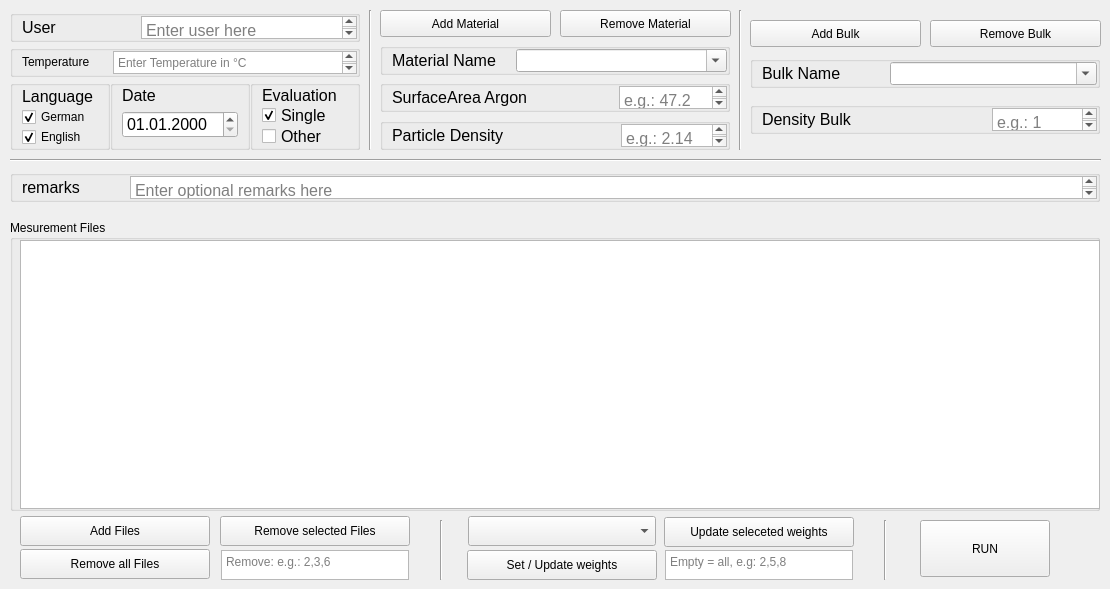
    <widget class="QWidget" name="Tab_referenceMesurement">
     <attribute name="title">
      <string>Calibration line (AcomArea)</string>
     </attribute>
     <widget class="QGroupBox" name="groupBox_temperature">
      <property name="geometry">
       <rect>
        <x>10</x>
        <y>45</y>
        <width>350</width>
        <height>32</height>
       </rect>
      </property>
      <property name="title">
       <string/>
      </property>
      <layout class="QHBoxLayout" name="horizontalLayout_4">
       <property name="spacing">
        <number>10</number>
       </property>
       <property name="topMargin">
        <number>0</number>
       </property>
       <property name="rightMargin">
        <number>0</number>
       </property>
       <property name="bottomMargin">
        <number>0</number>
       </property>
       <item>
        <widget class="QLabel" name="label_temperature">
         <property name="sizePolicy">
          <sizepolicy hsizetype="Fixed" vsizetype="Fixed">
           <horstretch>0</horstretch>
           <verstretch>0</verstretch>
          </sizepolicy>
         </property>
         <property name="text">
          <string>Temperature </string>
         </property>
        </widget>
       </item>
       <item>
        <spacer name="horizontalSpacer_temperature">
         <property name="orientation">
          <enum>Qt::Horizontal</enum>
         </property>
         <property name="sizeType">
          <enum>QSizePolicy::Fixed</enum>
         </property>
         <property name="sizeHint" stdset="0">
          <size>
           <width>10</width>
           <height>20</height>
          </size>
         </property>
        </spacer>
       </item>
       <item>
        <widget class="QPlainTextEdit" name="plainTextEdit_temperature">
         <property name="placeholderText">
          <string>Enter Temperature in °C</string>
         </property>
        </widget>
       </item>
      </layout>
     </widget>
     <widget class="QGroupBox" name="groupBox_user">
      <property name="geometry">
       <rect>
        <x>10</x>
        <y>10</y>
        <width>350</width>
        <height>32</height>
       </rect>
      </property>
      <property name="font">
       <font>
        <pointsize>12</pointsize>
       </font>
      </property>
      <property name="title">
       <string/>
      </property>
      <property name="flat">
       <bool>false</bool>
      </property>
      <property name="checkable">
       <bool>false</bool>
      </property>
      <layout class="QHBoxLayout" name="horizontalLayout">
       <property name="spacing">
        <number>10</number>
       </property>
       <property name="topMargin">
        <number>0</number>
       </property>
       <property name="rightMargin">
        <number>0</number>
       </property>
       <property name="bottomMargin">
        <number>0</number>
       </property>
       <item>
        <widget class="QLabel" name="label_user">
         <property name="enabled">
          <bool>true</bool>
         </property>
         <property name="sizePolicy">
          <sizepolicy hsizetype="Preferred" vsizetype="Preferred">
           <horstretch>0</horstretch>
           <verstretch>0</verstretch>
          </sizepolicy>
         </property>
         <property name="text">
          <string>User</string>
         </property>
        </widget>
       </item>
       <item>
        <spacer name="horizontalSpacer_user">
         <property name="orientation">
          <enum>Qt::Horizontal</enum>
         </property>
         <property name="sizeType">
          <enum>QSizePolicy::Fixed</enum>
         </property>
         <property name="sizeHint" stdset="0">
          <size>
           <width>74</width>
           <height>74</height>
          </size>
         </property>
        </spacer>
       </item>
       <item>
        <widget class="QPlainTextEdit" name="plainTextEdit_user">
         <property name="frameShape">
          <enum>QFrame::StyledPanel</enum>
         </property>
         <property name="verticalScrollBarPolicy">
          <enum>Qt::ScrollBarAsNeeded</enum>
         </property>
         <property name="horizontalScrollBarPolicy">
          <enum>Qt::ScrollBarAsNeeded</enum>
         </property>
         <property name="sizeAdjustPolicy">
          <enum>QAbstractScrollArea::AdjustToContents</enum>
         </property>
         <property name="placeholderText">
          <string>Enter user here</string>
         </property>
        </widget>
       </item>
      </layout>
     </widget>
     <widget class="QGroupBox" name="groupBox_language">
      <property name="geometry">
       <rect>
        <x>10</x>
        <y>80</y>
        <width>100</width>
        <height>70</height>
       </rect>
      </property>
      <property name="title">
       <string/>
      </property>
      <layout class="QVBoxLayout" name="verticalLayout">
       <property name="spacing">
        <number>0</number>
       </property>
       <property name="topMargin">
        <number>0</number>
       </property>
       <property name="bottomMargin">
        <number>0</number>
       </property>
       <item>
        <widget class="QLabel" name="label_language">
         <property name="font">
          <font>
           <pointsize>12</pointsize>
          </font>
         </property>
         <property name="text">
          <string>Language</string>
         </property>
        </widget>
       </item>
       <item>
        <widget class="QCheckBox" name="checkBox_language_german">
         <property name="text">
          <string>German</string>
         </property>
         <property name="iconSize">
          <size>
           <width>16</width>
           <height>16</height>
          </size>
         </property>
         <property name="checked">
          <bool>true</bool>
         </property>
         <property name="tristate">
          <bool>false</bool>
         </property>
        </widget>
       </item>
       <item>
        <widget class="QCheckBox" name="checkBox_language_english">
         <property name="text">
          <string>English</string>
         </property>
         <property name="checked">
          <bool>true</bool>
         </property>
        </widget>
       </item>
      </layout>
     </widget>
     <widget class="QGroupBox" name="groupBox_dateTime">
      <property name="enabled">
       <bool>true</bool>
      </property>
      <property name="geometry">
       <rect>
        <x>110</x>
        <y>80</y>
        <width>140</width>
        <height>70</height>
       </rect>
      </property>
      <property name="font">
       <font>
        <pointsize>12</pointsize>
       </font>
      </property>
      <property name="title">
       <string/>
      </property>
      <layout class="QVBoxLayout" name="verticalLayout_2">
       <property name="topMargin">
        <number>0</number>
       </property>
       <property name="bottomMargin">
        <number>9</number>
       </property>
       <item>
        <widget class="QLabel" name="label_dateTime">
         <property name="text">
          <string>Date</string>
         </property>
        </widget>
       </item>
       <item>
        <widget class="QDateTimeEdit" name="dateTimeEdit_dateTime">
         <property name="sizePolicy">
          <sizepolicy hsizetype="Preferred" vsizetype="Preferred">
           <horstretch>0</horstretch>
           <verstretch>0</verstretch>
          </sizepolicy>
         </property>
         <property name="displayFormat">
          <string>dd.MM.yyyy</string>
         </property>
        </widget>
       </item>
      </layout>
     </widget>
     <widget class="QGroupBox" name="groupBox_materialName">
      <property name="geometry">
       <rect>
        <x>380</x>
        <y>43</y>
        <width>350</width>
        <height>32</height>
       </rect>
      </property>
      <property name="font">
       <font>
        <pointsize>12</pointsize>
       </font>
      </property>
      <property name="title">
       <string/>
      </property>
      <property name="flat">
       <bool>false</bool>
      </property>
      <property name="checkable">
       <bool>false</bool>
      </property>
      <layout class="QHBoxLayout" name="horizontalLayout_5">
       <property name="spacing">
        <number>0</number>
       </property>
       <property name="topMargin">
        <number>0</number>
       </property>
       <property name="rightMargin">
        <number>0</number>
       </property>
       <property name="bottomMargin">
        <number>0</number>
       </property>
       <item>
        <widget class="QLabel" name="label_materialName">
         <property name="text">
          <string>Material Name</string>
         </property>
        </widget>
       </item>
       <item>
        <spacer name="horizontalSpacer_materialName">
         <property name="orientation">
          <enum>Qt::Horizontal</enum>
         </property>
         <property name="sizeType">
          <enum>QSizePolicy::Fixed</enum>
         </property>
         <property name="sizeHint" stdset="0">
          <size>
           <width>20</width>
           <height>20</height>
          </size>
         </property>
        </spacer>
       </item>
       <item>
        <widget class="QComboBox" name="comboBox_materialName">
         <property name="sizePolicy">
          <sizepolicy hsizetype="Expanding" vsizetype="Expanding">
           <horstretch>0</horstretch>
           <verstretch>0</verstretch>
          </sizepolicy>
         </property>
         <property name="minimumSize">
          <size>
           <width>0</width>
           <height>0</height>
          </size>
         </property>
         <property name="autoFillBackground">
          <bool>false</bool>
         </property>
         <property name="editable">
          <bool>true</bool>
         </property>
         <property name="maxVisibleItems">
          <number>10</number>
         </property>
         <property name="frame">
          <bool>true</bool>
         </property>
        </widget>
       </item>
      </layout>
     </widget>
     <widget class="QGroupBox" name="groupBox_evaluation">
      <property name="geometry">
       <rect>
        <x>250</x>
        <y>80</y>
        <width>110</width>
        <height>70</height>
       </rect>
      </property>
      <property name="font">
       <font>
        <pointsize>12</pointsize>
       </font>
      </property>
      <property name="title">
       <string/>
      </property>
      <property name="flat">
       <bool>false</bool>
      </property>
      <property name="checkable">
       <bool>false</bool>
      </property>
      <layout class="QVBoxLayout" name="verticalLayout_3">
       <property name="spacing">
        <number>0</number>
       </property>
       <property name="topMargin">
        <number>0</number>
       </property>
       <property name="bottomMargin">
        <number>0</number>
       </property>
       <item>
        <widget class="QLabel" name="label_evaluation">
         <property name="text">
          <string>Evaluation</string>
         </property>
        </widget>
       </item>
       <item>
        <widget class="QCheckBox" name="checkBox_evaluation_single">
         <property name="text">
          <string>Single</string>
         </property>
         <property name="checked">
          <bool>true</bool>
         </property>
        </widget>
       </item>
       <item>
        <widget class="QCheckBox" name="checkBox_evaluation_other">
         <property name="text">
          <string>Other</string>
         </property>
        </widget>
       </item>
      </layout>
     </widget>
     <widget class="QGroupBox" name="groupBox_bulkName">
      <property name="geometry">
       <rect>
        <x>750</x>
        <y>56</y>
        <width>350</width>
        <height>32</height>
       </rect>
      </property>
      <property name="font">
       <font>
        <pointsize>12</pointsize>
       </font>
      </property>
      <property name="title">
       <string/>
      </property>
      <property name="flat">
       <bool>false</bool>
      </property>
      <property name="checkable">
       <bool>false</bool>
      </property>
      <layout class="QHBoxLayout" name="horizontalLayout_6">
       <property name="spacing">
        <number>0</number>
       </property>
       <property name="topMargin">
        <number>0</number>
       </property>
       <property name="rightMargin">
        <number>0</number>
       </property>
       <property name="bottomMargin">
        <number>0</number>
       </property>
       <item>
        <widget class="QLabel" name="label_bulkName">
         <property name="text">
          <string>Bulk Name</string>
         </property>
        </widget>
       </item>
       <item>
        <spacer name="horizontalSpacer_bulkName">
         <property name="orientation">
          <enum>Qt::Horizontal</enum>
         </property>
         <property name="sizeType">
          <enum>QSizePolicy::Fixed</enum>
         </property>
         <property name="sizeHint" stdset="0">
          <size>
           <width>49</width>
           <height>20</height>
          </size>
         </property>
        </spacer>
       </item>
       <item>
        <widget class="QComboBox" name="comboBox_bulkName">
         <property name="sizePolicy">
          <sizepolicy hsizetype="Expanding" vsizetype="Expanding">
           <horstretch>0</horstretch>
           <verstretch>0</verstretch>
          </sizepolicy>
         </property>
         <property name="minimumSize">
          <size>
           <width>0</width>
           <height>0</height>
          </size>
         </property>
         <property name="autoFillBackground">
          <bool>false</bool>
         </property>
         <property name="editable">
          <bool>true</bool>
         </property>
         <property name="maxVisibleItems">
          <number>10</number>
         </property>
         <property name="frame">
          <bool>true</bool>
         </property>
        </widget>
       </item>
      </layout>
     </widget>
     <widget class="QGroupBox" name="groupBox_remarks">
      <property name="geometry">
       <rect>
        <x>10</x>
        <y>170</y>
        <width>1090</width>
        <height>32</height>
       </rect>
      </property>
      <property name="font">
       <font>
        <pointsize>12</pointsize>
       </font>
      </property>
      <property name="title">
       <string/>
      </property>
      <property name="flat">
       <bool>false</bool>
      </property>
      <property name="checkable">
       <bool>false</bool>
      </property>
      <layout class="QHBoxLayout" name="horizontalLayout_8">
       <property name="topMargin">
        <number>0</number>
       </property>
       <property name="rightMargin">
        <number>0</number>
       </property>
       <property name="bottomMargin">
        <number>0</number>
       </property>
       <item>
        <widget class="QLabel" name="label_remarks">
         <property name="text">
          <string>remarks</string>
         </property>
        </widget>
       </item>
       <item>
        <spacer name="horizontalSpacer_remarks">
         <property name="orientation">
          <enum>Qt::Horizontal</enum>
         </property>
         <property name="sizeType">
          <enum>QSizePolicy::Fixed</enum>
         </property>
         <property name="sizeHint" stdset="0">
          <size>
           <width>44</width>
           <height>20</height>
          </size>
         </property>
        </spacer>
       </item>
       <item>
        <widget class="QPlainTextEdit" name="plainTextEdit_remarks">
         <property name="toolTip">
          <string>E.g. single</string>
         </property>
         <property name="frameShape">
          <enum>QFrame::StyledPanel</enum>
         </property>
         <property name="verticalScrollBarPolicy">
          <enum>Qt::ScrollBarAsNeeded</enum>
         </property>
         <property name="horizontalScrollBarPolicy">
          <enum>Qt::ScrollBarAsNeeded</enum>
         </property>
         <property name="sizeAdjustPolicy">
          <enum>QAbstractScrollArea::AdjustToContents</enum>
         </property>
         <property name="placeholderText">
          <string>Enter optional remarks here</string>
         </property>
        </widget>
       </item>
      </layout>
     </widget>
     <widget class="QGroupBox" name="groupBox_surfaceArea_Argon">
      <property name="geometry">
       <rect>
        <x>380</x>
        <y>80</y>
        <width>350</width>
        <height>32</height>
       </rect>
      </property>
      <property name="font">
       <font>
        <pointsize>12</pointsize>
       </font>
      </property>
      <property name="title">
       <string/>
      </property>
      <property name="flat">
       <bool>false</bool>
      </property>
      <property name="checkable">
       <bool>false</bool>
      </property>
      <layout class="QHBoxLayout" name="horizontalLayout_2">
       <property name="topMargin">
        <number>0</number>
       </property>
       <property name="rightMargin">
        <number>0</number>
       </property>
       <property name="bottomMargin">
        <number>0</number>
       </property>
       <item>
        <widget class="QLabel" name="label_surfaceArea_Argon">
         <property name="text">
          <string>SurfaceArea Argon</string>
         </property>
        </widget>
       </item>
       <item>
        <spacer name="horizontalSpacersurfaceArea_Argon">
         <property name="orientation">
          <enum>Qt::Horizontal</enum>
         </property>
         <property name="sizeType">
          <enum>QSizePolicy::Fixed</enum>
         </property>
         <property name="sizeHint" stdset="0">
          <size>
           <width>85</width>
           <height>20</height>
          </size>
         </property>
        </spacer>
       </item>
       <item>
        <widget class="QPlainTextEdit" name="plainTextEdit_surfaceArea_Argon">
         <property name="sizePolicy">
          <sizepolicy hsizetype="Expanding" vsizetype="Expanding">
           <horstretch>0</horstretch>
           <verstretch>0</verstretch>
          </sizepolicy>
         </property>
         <property name="frameShape">
          <enum>QFrame::StyledPanel</enum>
         </property>
         <property name="verticalScrollBarPolicy">
          <enum>Qt::ScrollBarAsNeeded</enum>
         </property>
         <property name="horizontalScrollBarPolicy">
          <enum>Qt::ScrollBarAsNeeded</enum>
         </property>
         <property name="sizeAdjustPolicy">
          <enum>QAbstractScrollArea::AdjustToContents</enum>
         </property>
         <property name="placeholderText">
          <string>e.g.: 47.2</string>
         </property>
        </widget>
       </item>
      </layout>
     </widget>
     <widget class="QGroupBox" name="groupBox_densityBulk">
      <property name="geometry">
       <rect>
        <x>750</x>
        <y>102</y>
        <width>350</width>
        <height>32</height>
       </rect>
      </property>
      <property name="font">
       <font>
        <pointsize>12</pointsize>
       </font>
      </property>
      <property name="title">
       <string/>
      </property>
      <property name="flat">
       <bool>false</bool>
      </property>
      <property name="checkable">
       <bool>false</bool>
      </property>
      <layout class="QHBoxLayout" name="horizontalLayout_7">
       <property name="spacing">
        <number>0</number>
       </property>
       <property name="topMargin">
        <number>0</number>
       </property>
       <property name="rightMargin">
        <number>0</number>
       </property>
       <property name="bottomMargin">
        <number>0</number>
       </property>
       <item>
        <widget class="QLabel" name="label_densityBulk">
         <property name="text">
          <string>Density Bulk</string>
         </property>
        </widget>
       </item>
       <item>
        <spacer name="horizontalSpacer_densityBulk">
         <property name="orientation">
          <enum>Qt::Horizontal</enum>
         </property>
         <property name="sizeType">
          <enum>QSizePolicy::Fixed</enum>
         </property>
         <property name="sizeHint" stdset="0">
          <size>
           <width>140</width>
           <height>20</height>
          </size>
         </property>
        </spacer>
       </item>
       <item>
        <widget class="QPlainTextEdit" name="plainTextEdit_densityBulk">
         <property name="frameShape">
          <enum>QFrame::StyledPanel</enum>
         </property>
         <property name="verticalScrollBarPolicy">
          <enum>Qt::ScrollBarAsNeeded</enum>
         </property>
         <property name="horizontalScrollBarPolicy">
          <enum>Qt::ScrollBarAsNeeded</enum>
         </property>
         <property name="sizeAdjustPolicy">
          <enum>QAbstractScrollArea::AdjustToContents</enum>
         </property>
         <property name="placeholderText">
          <string>e.g.: 1</string>
         </property>
        </widget>
       </item>
      </layout>
     </widget>
     <widget class="QGroupBox" name="groupBox_mesurementFiles">
      <property name="geometry">
       <rect>
        <x>10</x>
        <y>220</y>
        <width>1090</width>
        <height>291</height>
       </rect>
      </property>
      <property name="sizePolicy">
       <sizepolicy hsizetype="Preferred" vsizetype="Preferred">
        <horstretch>0</horstretch>
        <verstretch>0</verstretch>
       </sizepolicy>
      </property>
      <property name="title">
       <string>Mesurement Files</string>
      </property>
      <widget class="QTableView" name="tableView_mesurementFiles">
       <property name="geometry">
        <rect>
         <x>10</x>
         <y>20</y>
         <width>1080</width>
         <height>269</height>
        </rect>
       </property>
       <property name="font">
        <font>
         <pointsize>12</pointsize>
        </font>
       </property>
       <property name="sizeAdjustPolicy">
        <enum>QAbstractScrollArea::AdjustToContents</enum>
       </property>
       <property name="wordWrap">
        <bool>true</bool>
       </property>
      </widget>
     </widget>
     <widget class="Line" name="line_2">
      <property name="geometry">
       <rect>
        <x>360</x>
        <y>10</y>
        <width>20</width>
        <height>140</height>
       </rect>
      </property>
      <property name="orientation">
       <enum>Qt::Vertical</enum>
      </property>
     </widget>
     <widget class="Line" name="line_4">
      <property name="geometry">
       <rect>
        <x>10</x>
        <y>150</y>
        <width>1091</width>
        <height>20</height>
       </rect>
      </property>
      <property name="orientation">
       <enum>Qt::Horizontal</enum>
      </property>
     </widget>
     <widget class="QPushButton" name="pushButton_AddMesurementFiles">
      <property name="geometry">
       <rect>
        <x>20</x>
        <y>516</y>
        <width>190</width>
        <height>30</height>
       </rect>
      </property>
      <property name="text">
       <string>Add Files</string>
      </property>
     </widget>
     <widget class="QPushButton" name="pushButton_RemoveAllMesurementFiles">
      <property name="geometry">
       <rect>
        <x>20</x>
        <y>549</y>
        <width>190</width>
        <height>30</height>
       </rect>
      </property>
      <property name="text">
       <string>Remove all Files</string>
      </property>
     </widget>
     <widget class="QPushButton" name="pushButton_run_MeasurementFile">
      <property name="geometry">
       <rect>
        <x>920</x>
        <y>520</y>
        <width>130</width>
        <height>57</height>
       </rect>
      </property>
      <property name="text">
       <string>RUN</string>
      </property>
     </widget>
     <widget class="QGroupBox" name="groupBox_particleDensity">
      <property name="geometry">
       <rect>
        <x>380</x>
        <y>118</y>
        <width>350</width>
        <height>32</height>
       </rect>
      </property>
      <property name="font">
       <font>
        <pointsize>12</pointsize>
       </font>
      </property>
      <property name="title">
       <string/>
      </property>
      <property name="flat">
       <bool>false</bool>
      </property>
      <property name="checkable">
       <bool>false</bool>
      </property>
      <layout class="QHBoxLayout" name="horizontalLayout_3">
       <property name="topMargin">
        <number>0</number>
       </property>
       <property name="rightMargin">
        <number>0</number>
       </property>
       <property name="bottomMargin">
        <number>0</number>
       </property>
       <item>
        <widget class="QLabel" name="label_particleDensity">
         <property name="text">
          <string>Particle Density</string>
         </property>
        </widget>
       </item>
       <item>
        <spacer name="horizontalSpacer_particleDensity">
         <property name="orientation">
          <enum>Qt::Horizontal</enum>
         </property>
         <property name="sizeType">
          <enum>QSizePolicy::Fixed</enum>
         </property>
         <property name="sizeHint" stdset="0">
          <size>
           <width>111</width>
           <height>20</height>
          </size>
         </property>
        </spacer>
       </item>
       <item>
        <widget class="QPlainTextEdit" name="plainTextEdit_particleDensity">
         <property name="sizePolicy">
          <sizepolicy hsizetype="Expanding" vsizetype="Expanding">
           <horstretch>0</horstretch>
           <verstretch>0</verstretch>
          </sizepolicy>
         </property>
         <property name="frameShape">
          <enum>QFrame::StyledPanel</enum>
         </property>
         <property name="verticalScrollBarPolicy">
          <enum>Qt::ScrollBarAsNeeded</enum>
         </property>
         <property name="horizontalScrollBarPolicy">
          <enum>Qt::ScrollBarAsNeeded</enum>
         </property>
         <property name="sizeAdjustPolicy">
          <enum>QAbstractScrollArea::AdjustToContents</enum>
         </property>
         <property name="placeholderText">
          <string>e.g.: 2.14</string>
         </property>
        </widget>
       </item>
      </layout>
     </widget>
     <widget class="Line" name="line_5">
      <property name="geometry">
       <rect>
        <x>730</x>
        <y>10</y>
        <width>20</width>
        <height>140</height>
       </rect>
      </property>
      <property name="orientation">
       <enum>Qt::Vertical</enum>
      </property>
     </widget>
     <widget class="QPushButton" name="pushButton_AddMaterial">
      <property name="geometry">
       <rect>
        <x>380</x>
        <y>10</y>
        <width>171</width>
        <height>27</height>
       </rect>
      </property>
      <property name="text">
       <string>Add Material</string>
      </property>
     </widget>
     <widget class="QPushButton" name="pushButton_RemoveMaterial">
      <property name="geometry">
       <rect>
        <x>560</x>
        <y>10</y>
        <width>171</width>
        <height>27</height>
       </rect>
      </property>
      <property name="text">
       <string>Remove Material</string>
      </property>
     </widget>
     <widget class="QPushButton" name="pushButton_AddBulk">
      <property name="geometry">
       <rect>
        <x>750</x>
        <y>20</y>
        <width>171</width>
        <height>27</height>
       </rect>
      </property>
      <property name="text">
       <string>Add Bulk</string>
      </property>
     </widget>
     <widget class="QPushButton" name="pushButton_RemoveBulk">
      <property name="geometry">
       <rect>
        <x>930</x>
        <y>20</y>
        <width>171</width>
        <height>27</height>
       </rect>
      </property>
      <property name="text">
       <string>Remove Bulk</string>
      </property>
     </widget>
     <widget class="QPushButton" name="pushButton_RemoveSelectedMeasrementFiles">
      <property name="geometry">
       <rect>
        <x>220</x>
        <y>516</y>
        <width>190</width>
        <height>30</height>
       </rect>
      </property>
      <property name="text">
       <string>Remove selected Files</string>
      </property>
     </widget>
     <widget class="QPlainTextEdit" name="plainTextEdit_RemoveSelectedFilesMeasrementFiles">
      <property name="geometry">
       <rect>
        <x>221</x>
        <y>550</y>
        <width>188</width>
        <height>30</height>
       </rect>
      </property>
      <property name="placeholderText">
       <string>Remove: e.g.: 2,3,6</string>
      </property>
     </widget>
     <widget class="QComboBox" name="comboBox_selectWeighInData">
      <property name="geometry">
       <rect>
        <x>468</x>
        <y>516</y>
        <width>188</width>
        <height>30</height>
       </rect>
      </property>
      <property name="editable">
       <bool>false</bool>
      </property>
     </widget>
     <widget class="QPushButton" name="pushButton_SetUpdateWeights">
      <property name="geometry">
       <rect>
        <x>467</x>
        <y>550</y>
        <width>190</width>
        <height>30</height>
       </rect>
      </property>
      <property name="text">
       <string>Set / Update weights</string>
      </property>
     </widget>
     <widget class="Line" name="line">
      <property name="geometry">
       <rect>
        <x>440</x>
        <y>520</y>
        <width>3</width>
        <height>60</height>
       </rect>
      </property>
      <property name="orientation">
       <enum>Qt::Vertical</enum>
      </property>
     </widget>
     <widget class="Line" name="line_3">
      <property name="geometry">
       <rect>
        <x>884</x>
        <y>520</y>
        <width>3</width>
        <height>60</height>
       </rect>
      </property>
      <property name="orientation">
       <enum>Qt::Vertical</enum>
      </property>
     </widget>
     <widget class="QPlainTextEdit" name="plainTextEdit_SetUpdateWeights">
      <property name="geometry">
       <rect>
        <x>665</x>
        <y>550</y>
        <width>188</width>
        <height>30</height>
       </rect>
      </property>
      <property name="placeholderText">
       <string>Empty = all, e.g: 2,5,8</string>
      </property>
     </widget>
     <widget class="QPushButton" name="pushButton_SetUpdateSelectedWeights">
      <property name="geometry">
       <rect>
        <x>664</x>
        <y>517</y>
        <width>190</width>
        <height>30</height>
       </rect>
      </property>
      <property name="text">
       <string>Update seleceted weights</string>
      </property>
     </widget>
    </widget>
